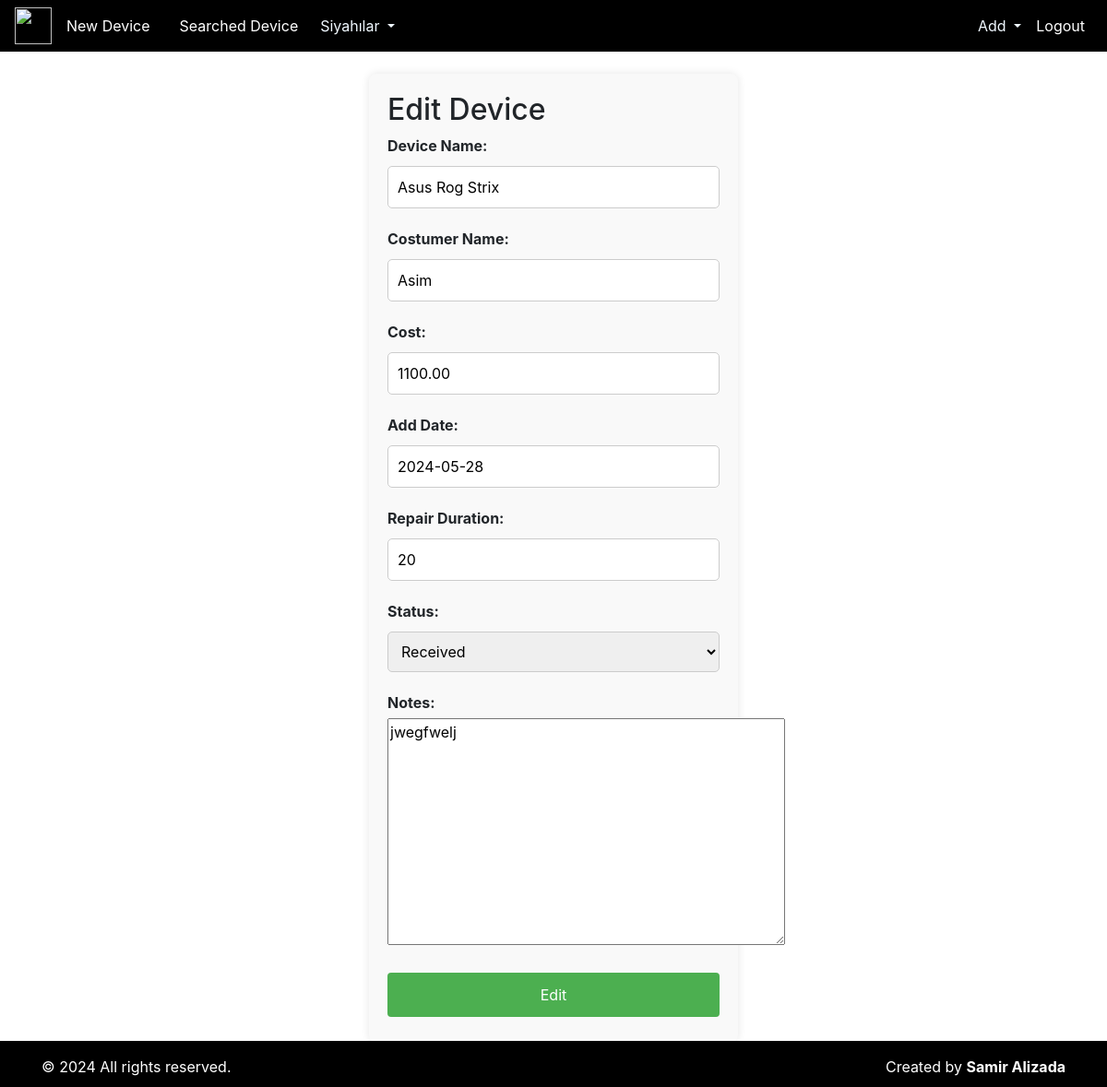
/device/8/edit/ (signed in), run on an earlier commit of the app's database.
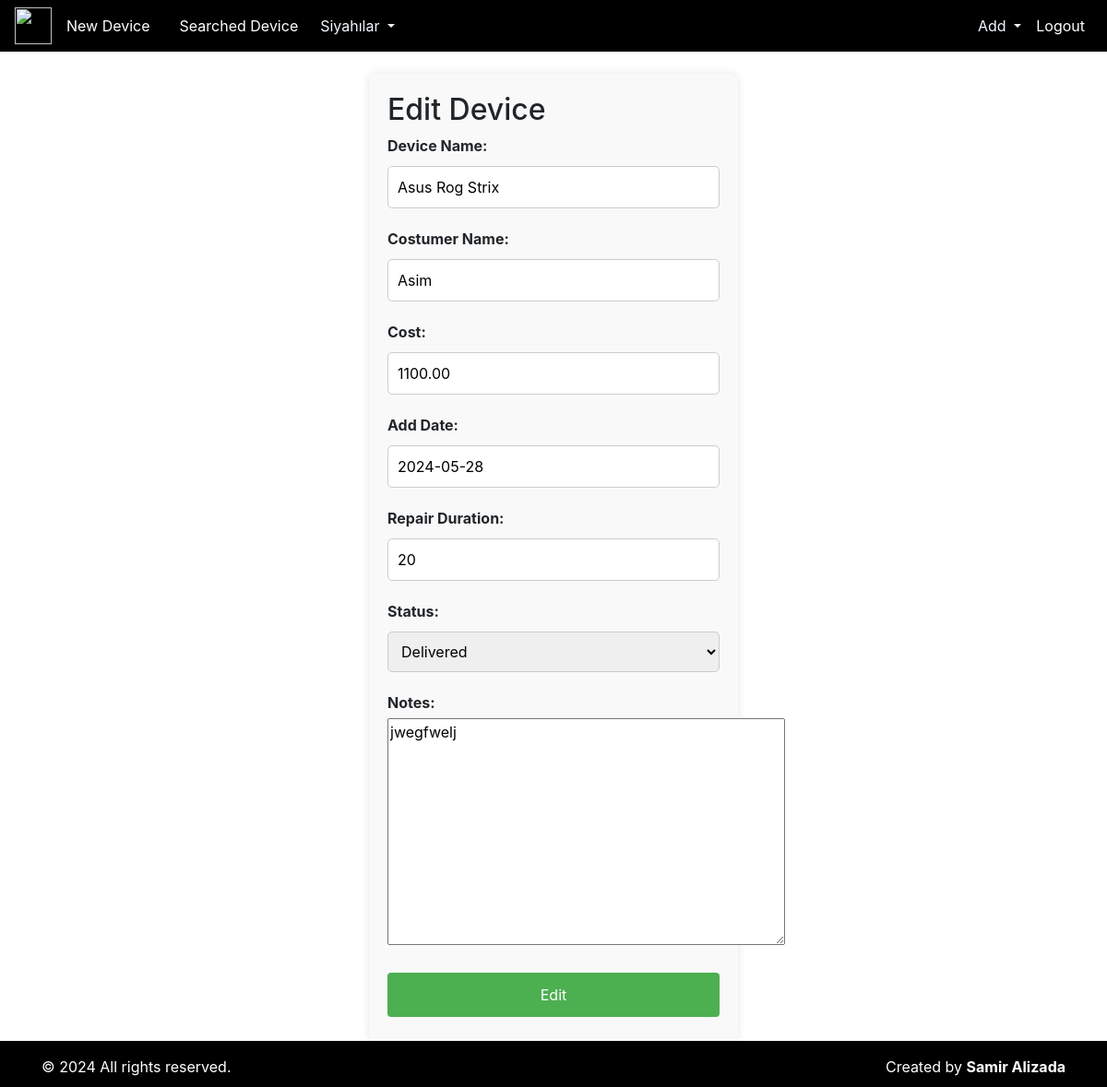
And on a later commit of the database.
### repair/models.py (models this page shows, shortened)
class Device(models.Model):
    STATUS_CHOICES = [
        ('Received', 'Received'),
        ('In Progress', 'In Progress'),
        ('Completed', 'Completed'),
        ('Delivered', 'Delivered')
    ]
    series_id = models.CharField(max_length=6, unique=True, blank=True)  # Make sure this is unique
    device_name = models.CharField(max_length=100)
    customer_name = models.CharField(max_length=100)
    repair_cost = models.DecimalField(max_digits=10, decimal_places=2)
    repair_duration = models.IntegerField()
    add_date = models.DateField(default=timezone.now)
    delivery_date = models.DateField()
    status = models.CharField(max_length=20, choices=STATUS_CHOICES, default='Received')
    notes = models.TextField(blank=True, null=True)

### repair/views.py (the view)
# urls.py: path('device/<int:pk>/edit/', device_edit, name='device_edit'),
@login_required
def device_edit(request, pk):
    device = get_object_or_404(Device, pk=pk)
    if request.method == "POST":
        form = DeviceForm(request.POST, instance=device)
        if form.is_valid():
            device = form.save()
            return redirect('device_detail', pk=device.pk)
    else:
        form = DeviceForm(instance=device)
    return render(request, 'repairs/device_edit.html', {'form': form})

### repair/forms.py
class DeviceForm(forms.ModelForm):
    class Meta:
        model = Device
        fields = ['device_name', 'customer_name', 'repair_cost', 'repair_duration', 'add_date', 'status', 'notes']

### templates/repairs/device_edit.html (shortened to what this page needs)
{% include "index.html" %}
{% block content %}
<form method="post">
    <h2>Edit Device</h2>
    <div class="form-group">
        <label for="id_product_name">Device Name:</label>
        {{ form.device_name }}
    </div>
    <div class="form-group">
        <label for="id_date">Costumer Name:</label>
        {{ form.customer_name }}
    </div>
    <div class="form-group">
        <label for="id_price">Cost:</label>
        {{ form.repair_cost }}
    </div>
    <div class="form-group">
        <label for="id_stock_number">Add Date:</label>
        {{ form.add_date }}
    </div>
    <div class="form-group">
        <label for="id_stock_number">Repair Duration:</label>
        {{ form.repair_duration }}
    </div>
    <div class="form-group">
        <label for="id_stock_number">Status:</label>
        {{ form.status }}
    </div>
    <div class="form-group">
        <label for="id_stock_number">Notes:</label>
        {{ form.notes }}
    </div>
    <button type="submit">Edit</button>
</form>
{% endblock content %}

What changed in the data, as far as the page shows it:
changed Device "Asus Rog Strix": status "Received" → "Delivered"
